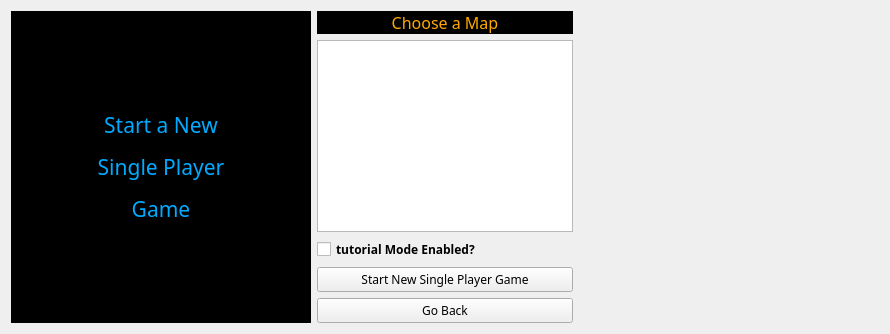
      <widget class="QWidget" name="new_single">
       <layout class="QHBoxLayout" name="horizontalLayout_2">
        <item>
         <layout class="QVBoxLayout" name="verticalLayout">
          <item>
           <widget class="QLabel" name="label_11">
            <property name="minimumSize">
             <size>
              <width>300</width>
              <height>0</height>
             </size>
            </property>
            <property name="font">
             <font>
              <family>Terminator Two</family>
              <pointsize>16</pointsize>
             </font>
            </property>
            <property name="styleSheet">
             <string notr="true">background-color: rgb(0, 0, 0);</string>
            </property>
            <property name="text">
             <string>&lt;html&gt;&lt;head/&gt;&lt;body&gt;&lt;p align=&quot;center&quot;&gt;&lt;span style=&quot; color:#00aaff;&quot;&gt;Start a New&lt;/span&gt;&lt;/p&gt;&lt;p align=&quot;center&quot;&gt;&lt;span style=&quot; color:#00aaff;&quot;&gt;Single Player&lt;/span&gt;&lt;/p&gt;&lt;p align=&quot;center&quot;&gt;&lt;span style=&quot; color:#00aaff;&quot;&gt;Game&lt;/span&gt;&lt;/p&gt;&lt;/body&gt;&lt;/html&gt;</string>
            </property>
           </widget>
          </item>
         </layout>
        </item>
        <item>
         <layout class="QVBoxLayout" name="verticalLayout_3">
          <item>
           <widget class="QLabel" name="label_12">
            <property name="font">
             <font>
              <family>Terminator Two</family>
              <pointsize>12</pointsize>
             </font>
            </property>
            <property name="styleSheet">
             <string notr="true">background-color: rgb(0, 0, 0);</string>
            </property>
            <property name="text">
             <string>&lt;html&gt;&lt;head/&gt;&lt;body&gt;&lt;p align=&quot;center&quot;&gt;&lt;span style=&quot; color:#ffaa00;&quot;&gt;Choose a Map&lt;/span&gt;&lt;/p&gt;&lt;/body&gt;&lt;/html&gt;</string>
            </property>
           </widget>
          </item>
          <item>
           <widget class="QListView" name="lstChooseMapNewSingle"/>
          </item>
          <item>
           <widget class="QCheckBox" name="chkTutorialMode">
            <property name="font">
             <font>
              <family>Yu Gothic</family>
              <pointsize>9</pointsize>
              <weight>75</weight>
              <bold>true</bold>
             </font>
            </property>
            <property name="text">
             <string>tutorial Mode Enabled?</string>
            </property>
           </widget>
          </item>
          <item>
           <widget class="QPushButton" name="btnNewSingle">
            <property name="font">
             <font>
              <family>RowdyHeavy</family>
              <pointsize>9</pointsize>
             </font>
            </property>
            <property name="text">
             <string>Start New Single Player Game</string>
            </property>
           </widget>
          </item>
          <item>
           <widget class="QPushButton" name="btnBackNewSingle">
            <property name="font">
             <font>
              <family>RowdyHeavy</family>
              <pointsize>9</pointsize>
             </font>
            </property>
            <property name="text">
             <string>Go Back</string>
            </property>
           </widget>
          </item>
         </layout>
        </item>
        <item>
         <layout class="QHBoxLayout" name="horizontalLayout_3">
          <item>
           <layout class="QVBoxLayout" name="verticalLayout_2">
            <item>
             <widget class="QLabel" name="lblMapNewSingle">
              <property name="minimumSize">
               <size>
                <width>300</width>
                <height>0</height>
               </size>
              </property>
              <property name="text">
               <string/>
              </property>
             </widget>
            </item>
           </layout>
          </item>
         </layout>
        </item>
       </layout>
      </widget>
